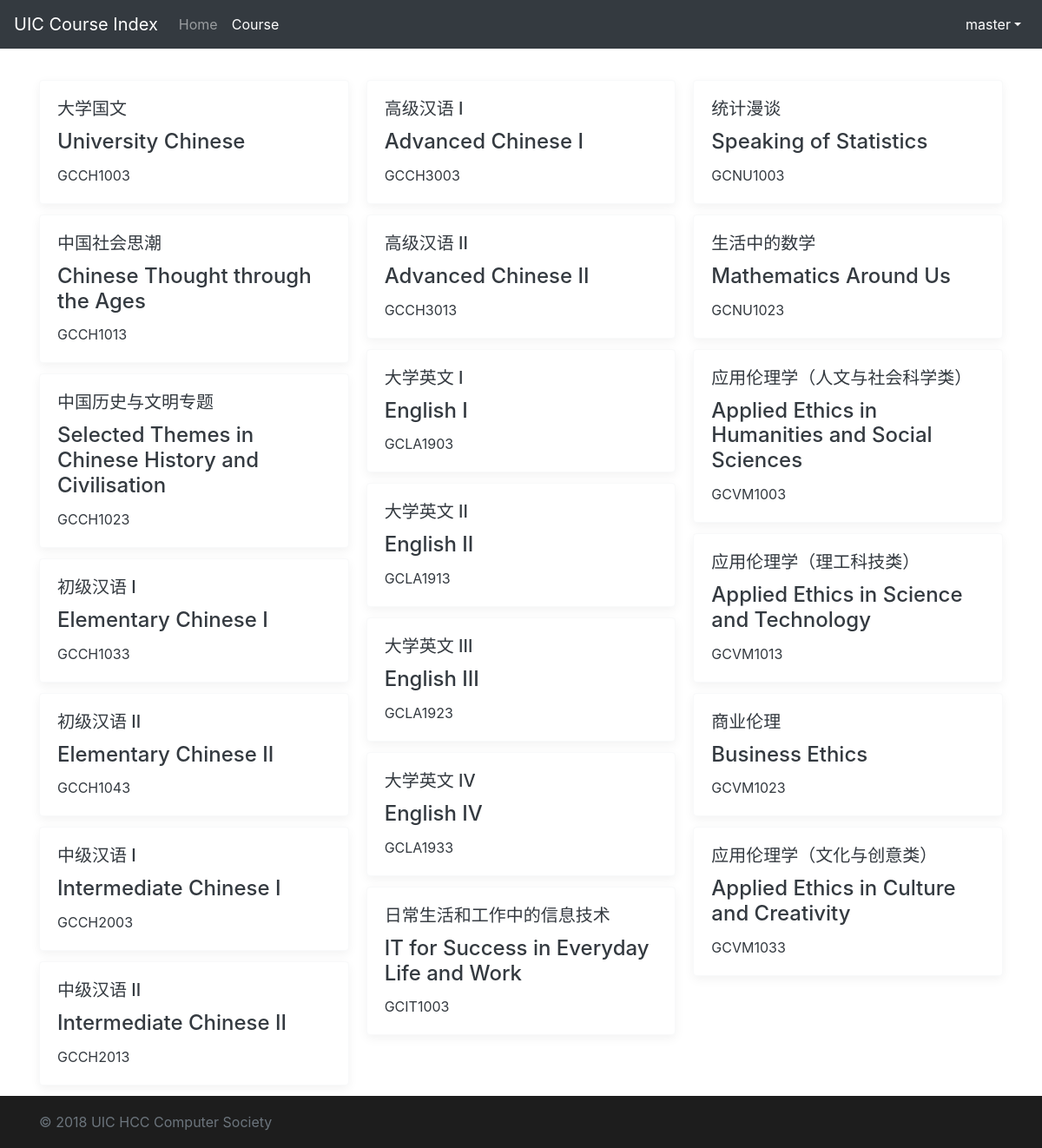
Page /course/ (signed in) on the committed database.
### course/models.py (models this page shows, shortened)
class Course(models.Model):
    course_name_en = models.TextField(null=True)
    course_name_cn = models.TextField(null=True)
    course_code = models.CharField(max_length=32, default='EMPTY_COURSE_CODE')
    course_units = models.IntegerField()
    course_class = models.CharField(max_length=32, default='DEFAULT_CLASS')
    course_descriptions = models.TextField(null=True)

### course/views.py (the view)
# urls.py: path('course/', views.course_list, name='course_list'),
def course_list(request):
    if not request.user.is_authenticated:
        messages.add_message(request, messages.ERROR, 'Login required.')
        return redirect('/')
    else:
        course_all = models.Course.objects.all()
        return render(request, 'course/course.html', {'courses': course_all})

### course/templates/course/course.html (shortened to what this page needs)
<!doctype html>
<html lang="en">
<head>
    <link href="https://cdn.bootcss.com/bootstrap/4.0.0/css/bootstrap.min.css" rel="stylesheet">
    {% load static %}
    <link href="{% static "course/css/login_page.css" %}" rel="stylesheet">
</head>
<body>
<header>
    <nav class="navbar navbar-expand-md navbar-dark fixed-top bg-dark">
        <a class="navbar-brand" href="{% url 'home_page' %}">UIC Course Index</a>
        <div class="collapse navbar-collapse" id="navbarCollapse">
            <ul class="navbar-nav mr-auto">
                <li class="nav-item">
                    <a class="nav-link" href="{% url 'home_page' %}">Home</a>
                </li>
                <li class="nav-item active">
                    <a class="nav-link" href="{% url 'course_list' %}">Course <span class="sr-only">(current)</span></a>
                </li>
            </ul>
            <ul class="navbar-nav ml-auto">
                <li class="nav-item dropdown show">
                    <a class="nav-link dropdown-toggle" href="#" id="dropdown01" data-toggle="dropdown"
                       aria-haspopup="true" aria-expanded="true">{{ user.username }}</a>
                </li>
            </ul>
        </div>
    </nav>
</header>
<main role="main" class="container">
    <div class="card-columns" style="margin-top: 2rem">
        {% for course in courses %}
            <a href="{% url 'course_detail' course.id %}">
            {% if 123456|make_list|random == '1' %}
                <div class="card border-light box-shadow text-dark">
            {% else %}
                {% if 123456|make_list|random == '2' %}
                    <div class="card border-light box-shadow text-dark">
                {% else %}
                    {% if 23456|make_list|random == '3' %}
                        <div class="card border-light box-shadow text-dark">
                    {% else %}
                        {% if 123456|make_list|random == '4' %}
                            <div class="card border-light box-shadow text-dark">
                        {% else %}
                            {% if 123456|make_list|random == '5' %}
                                <div class="card border-light box-shadow text-dark">
                            {% else %}
                                <div class="card border-light box-shadow text-dark">
                            {% endif %}
                        {% endif %}
                    {% endif %}
                {% endif %}
            {% endif %}
            <div class="card-body">
                <h5 class="card-title">{{ course.course_name_cn }}</h5>
                <h4 class="card-title">{{ course.course_name_en }}</h4>
                <p class="card-text">{{ course.course_code }}</p>
            </div>
        </div>
        </a>
        {% endfor %}
    </div>
</main>
<footer class="footer">
    <div class="container">
        <span class="text-muted">&copy; 2018 UIC HCC Computer Society</span>
    </div>
</footer>
{% load static %}
</body>
</html>

### course/static/course/css/login_page.css (style rules this page uses)
html { position: relative; min-height: 100%; }
body { margin-bottom: 60px; font-family: -apple-system, BlinkMacSystemFont, "Segoe UI", "Droid Sans", "Helvetica Neue", "PingFang SC", "Hiragino Sans GB", "Droid Sans Fallback", "Microsoft YaHei", sans-serif; }
.footer { position: absolute; bottom: 0; width: 100%; height: 60px; line-height: 60px; background-color: #1d1d1d; }
body > .container { padding: 60px 15px 0; }
.footer > .container { padding-right: 15px; padding-left: 15px; }

### course/templates/course/course.html (style rules this page uses)
.box-shadow { box-shadow: 0 .25rem .75rem rgba(0, 0, 0, .05); }

### rows in the picture
Course: course_name_cn "大学国文", course_name_en "University Chinese", course_code "GCCH1003"
Course: course_name_cn "中国社会思潮", course_name_en "Chinese Thought through the Ages", course_code "GCCH1013"
Course: course_name_cn "中国历史与文明专题", course_name_en "Selected Themes in Chinese History and Civilisation", course_code "GCCH1023"
Course: course_name_cn "初级汉语 I", course_name_en "Elementary Chinese I", course_code "GCCH1033"
Course: course_name_cn "初级汉语 II", course_name_en "Elementary Chinese II", course_code "GCCH1043"
Course: course_name_cn "中级汉语 I", course_name_en "Intermediate Chinese I", course_code "GCCH2003"
Course: course_name_cn "中级汉语 II", course_name_en "Intermediate Chinese II", course_code "GCCH2013"
Course: course_name_cn "高级汉语 I", course_name_en "Advanced Chinese I", course_code "GCCH3003"
Course: course_name_cn "高级汉语 II", course_name_en "Advanced Chinese II", course_code "GCCH3013"
Course: course_name_cn "大学英文 I", course_name_en "English I", course_code "GCLA1903"
Course: course_name_cn "大学英文 II", course_name_en "English II", course_code "GCLA1913"
Course: course_name_cn "大学英文 III", course_name_en "English III", course_code "GCLA1923"
Course: course_name_cn "大学英文 IV", course_name_en "English IV", course_code "GCLA1933"
Course: course_name_cn "日常生活和工作中的信息技术", course_name_en "IT for Success in Everyday Life and Work", course_code "GCIT1003"
Course: course_name_cn "统计漫谈", course_name_en "Speaking of Statistics", course_code "GCNU1003"
Course: course_name_cn "生活中的数学", course_name_en "Mathematics Around Us", course_code "GCNU1023"
Course: course_name_cn "应用伦理学（人文与社会科学类）", course_name_en "Applied Ethics in Humanities and Social Sciences", course_code "GCVM1003"
Course: course_name_cn "应用伦理学（理工科技类）", course_name_en "Applied Ethics in Science and Technology", course_code "GCVM1013"
Course: course_name_cn "商业伦理", course_name_en "Business Ethics", course_code "GCVM1023"
Course: course_name_cn "应用伦理学（文化与创意类）", course_name_en "Applied Ethics in Culture and Creativity", course_code "GCVM1033"

### other values in the picture
{{ user.username }} "master"
